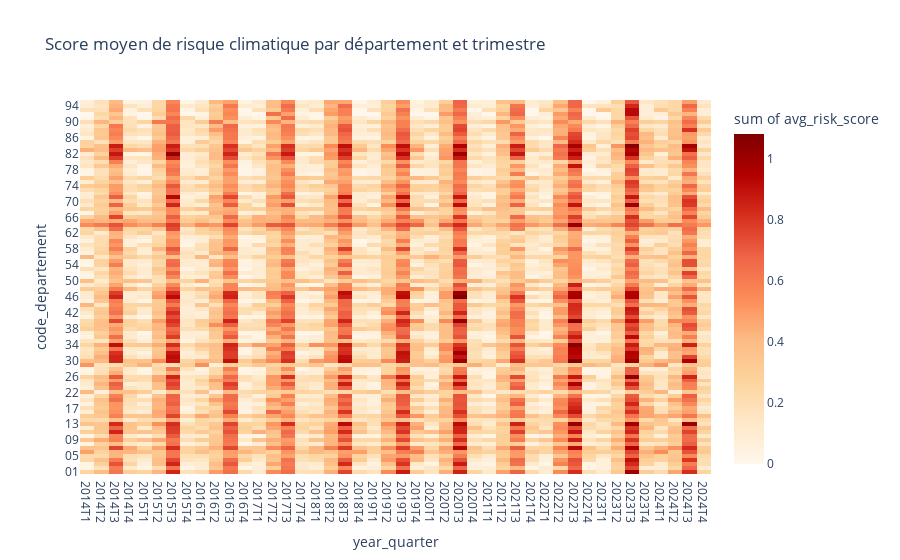

This figure's notebook cell:
### Code cell
df_grouped = df_final.groupby(['code_departement', 'year_quarter'])['avg_risk_score'].mean().reset_index()

px.density_heatmap(
    df_grouped,
    x='year_quarter',
    y='code_departement',
    z='avg_risk_score',
    color_continuous_scale='OrRd',
    title='Score moyen de risque climatique par département et trimestre'
)

### Figure 1 — Plotly figure (JSON) as saved in the notebook; plotly's stock layout.template omitted (floating-point values rounded to 4 significant figures; data arrays with more than 128 entries replaced by an {"elided": "..."} marker saying what was removed)
{"data": [{"coloraxis": "coloraxis", "histfunc": "sum", "hovertemplate": "year_quarter=%{x}<br>code_departement=%{y}<br>sum of avg_risk_score=%{z}<extra></extra>", "name": "", "type": "histogram2d", "x": {"elided": "4136 str values"}, "xaxis": "x", "xbingroup": "x", "y": {"elided": "4136 str values"}, "yaxis": "y", "ybingroup": "y", "z": {"elided": "4136 float values"}}], "layout": {"coloraxis": {"colorbar": {"title": {"text": "sum of avg_risk_score"}}, "colorscale": [[0, "rgb(255,247,236)"], [0.125, "rgb(254,232,200)"], [0.25, "rgb(253,212,158)"], [0.375, "rgb(253,187,132)"], [0.5, "rgb(252,141,89)"], [0.625, "rgb(239,101,72)"], [0.75, "rgb(215,48,31)"], [0.875, "rgb(179,0,0)"], [1, "rgb(127,0,0)"]]}, "legend": {"tracegroupgap": 0}, "title": {"text": "Score moyen de risque climatique par département et trimestre"}, "xaxis": {"anchor": "y", "domain": [0, 1], "title": {"text": "year_quarter"}}, "yaxis": {"anchor": "x", "domain": [0, 1], "title": {"text": "code_departement"}}}}
